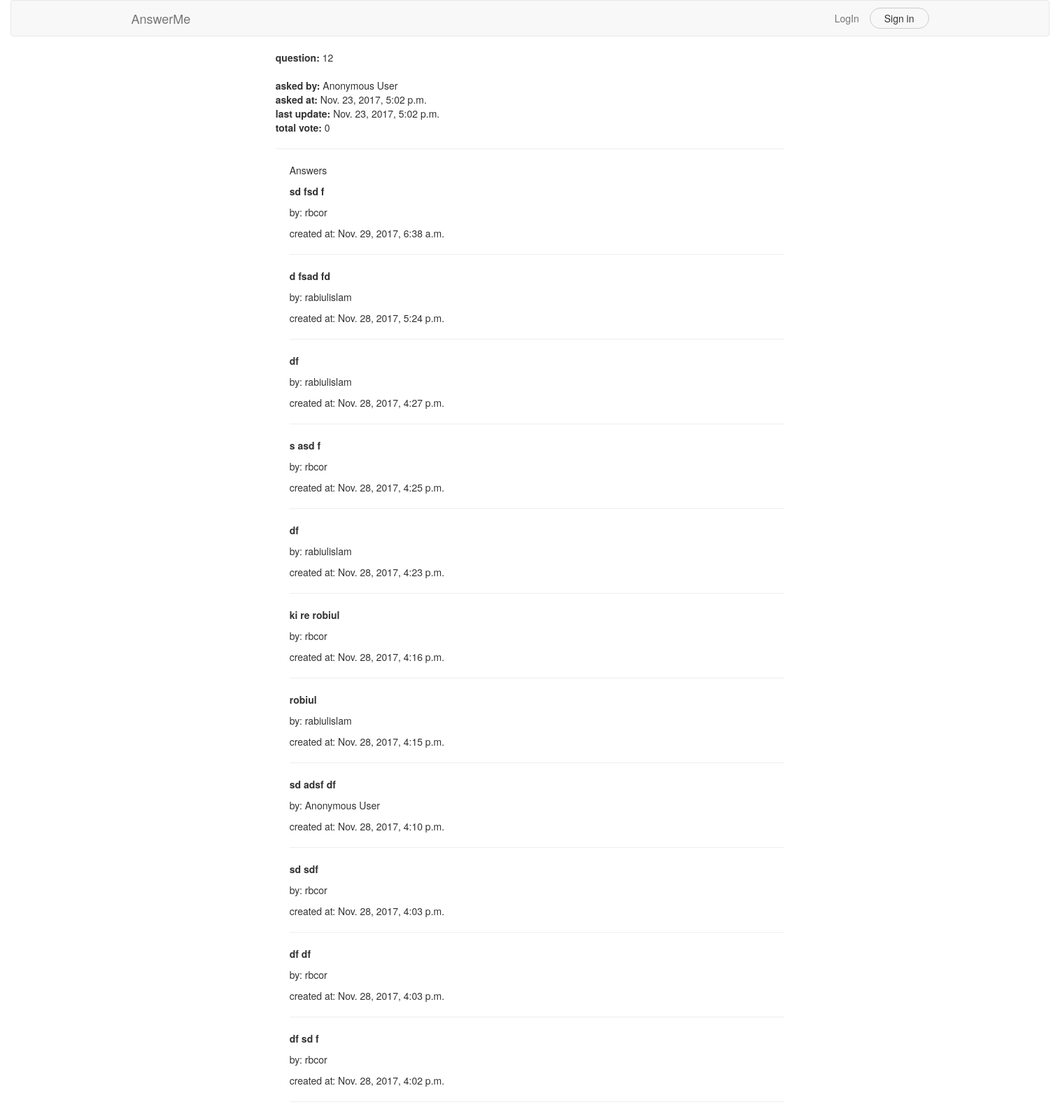
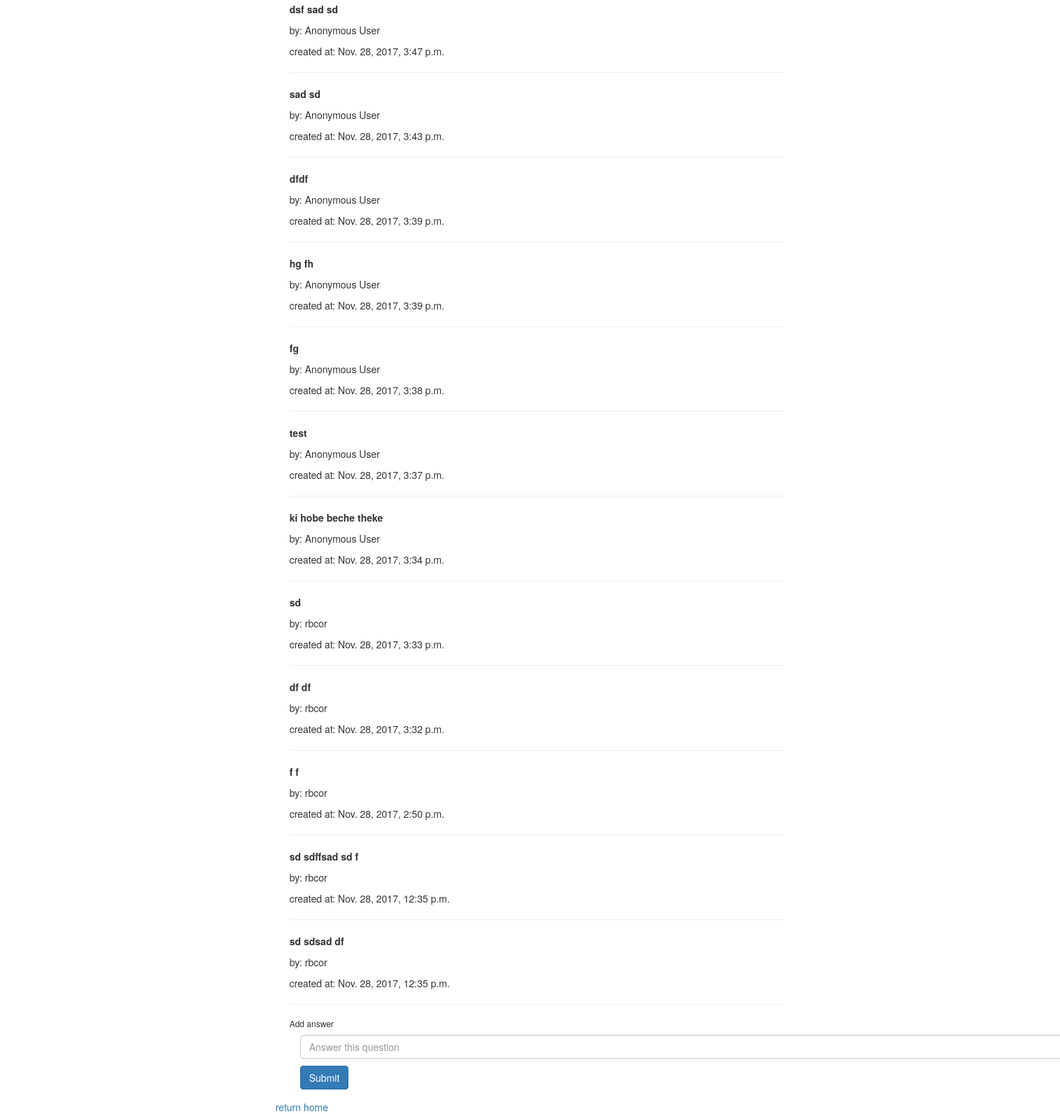
/qs/detail/7/, run on the app's committed database (2 pictures, top to bottom).
### question/models.py (models this page shows, shortened)
class Question(models.Model):
    user       = models.ForeignKey(User, on_delete= models.SET_NULL, null=True, blank=True)
    text       = models.TextField()
    created    = models.DateTimeField(auto_now=True)
    updated    = models.DateTimeField(auto_now_add=True)
    upvote     = models.PositiveIntegerField(default=0)
    is_banned  = models.BooleanField(default=False)
    subscribers= models.ManyToManyField(User, related_name='subscribed')
    tags       = models.ManyToManyField(Tag, related_name='questions')
    class Meta:
        ordering = ['-created', 'upvote']

### answer/models.py (models this page shows, shortened)
class Answer(models.Model):
    user       = models.ForeignKey(User, on_delete= models.SET_NULL, null=True, blank=True)
    question   = models.ForeignKey(Question, on_delete=models.CASCADE, related_name='answers')
    text       = models.TextField()
    created    = models.DateTimeField(auto_now=True)
    updated    = models.DateTimeField(auto_now_add=True)
    upvote     = models.PositiveIntegerField(default=0)
    accepted  = models.BooleanField(default=False)
    class Meta:
        ordering = ['-accepted','upvote', '-created']

### question/views.py (the view)
# urls.py: url(r'^detail/(?P<pk>\d+)/$', views.question_detail, name='detail'),
def question_detail(request, pk):
    question = get_object_or_404(Question, pk=pk)
    context = {'question':question}
    if request.method == 'POST':
        answer_form = AnswerForm(request.POST)
        if answer_form.is_valid():
            answer_text = answer_form.cleaned_data.get('text')
            new_answer = Answer()
            new_answer.text = answer_text
            if request.user.is_authenticated():
                new_answer.user = request.user
            new_answer.question = question
            new_answer.save()
            context['answer_saved']=True
            answer_form = AnswerForm()
        context['answer_form'] = answer_form
        return redirect(request.META['HTTP_REFERER']) # redirect to same url (where form was submitted )
    else:
        answer_form = AnswerForm()
        context['answer_form']=answer_form
    return render(request, 'question/detail.html', context)

### answer/forms.py
class AnswerForm(forms.Form):
    text = forms.CharField(label='', widget=forms.TextInput(attrs={'placeholder': 'Answer this question', 'class': 'form-control'}))
    class Meta:
        fields = ['text']

### question/templates/question/detail.html (shortened to what this page needs)
{% extends 'base.html' %}
{% load subscription %}
{% block content %}
    <div class="row">
        <div class="col-md-6 col-md-offset-3">
            <strong>question: </strong>{{ question.text }}<br/><br/>
            <strong>asked by: </strong>{% if question.user %}
            {{ question.user }}
        {% else %}
            Anonymous User
        {% endif %}<br/>
            <strong>asked at: </strong>{{ question.created }}<br/>
            <strong>last update: </strong>{{ question.updated }}<br/>
            <strong>total vote: </strong>{{ question.upvote }}<br/>
            <hr/>
            <div style="margin-left:20px;margin-top:20px">
                {% if question.answers.all %}
                    <p>Answers</p>
                    {% for answer in question.answers.all %}
                        <p><strong>{{ answer.text }}</strong></p>
                        <p>by: {% if answer.user %}
                            {{ answer.user }}
                        {% else %}
                            Anonymous User
                        {% endif %}</p>
                        <p>created at: {{ answer.created }}</p>
                        <hr/>
                    {% endfor %}
                {% endif %}
                <h6>Add answer</h6>
                <div class="container">
                    <form action="" method="POST" class="mt-3">
                        <div class="form-group">
                            {{ answer_form.as_p }}
                            <input type="submit" value="Submit" class="btn btn-primary">
                        </div>
                    </form>
                </div>
            </div>
            <a href="{% url 'question:index' %}">return home</a>
        </div>
    </div>
{% endblock %}

### data on the page
Question: text "12", created "Nov. 23, 2017, 5:02 p.m.", updated "Nov. 23, 2017, 5:02 p.m.", upvote "0"
Answer: text "sd fsd f", user "rbcor", created "Nov. 29, 2017, 6:38 a.m."
Answer: text "d fsad fd", user "rabiulislam", created "Nov. 28, 2017, 5:24 p.m."
Answer: text "df", user "rabiulislam", created "Nov. 28, 2017, 4:27 p.m."
Answer: text "s asd f", user "rbcor", created "Nov. 28, 2017, 4:25 p.m."
Answer: text "df", user "rabiulislam", created "Nov. 28, 2017, 4:23 p.m."
Answer: text "ki re robiul", user "rbcor", created "Nov. 28, 2017, 4:16 p.m."
Answer: text "robiul", user "rabiulislam", created "Nov. 28, 2017, 4:15 p.m."
Answer: text "sd adsf df", shows "Anonymous User", created "Nov. 28, 2017, 4:10 p.m."
Answer: text "sd sdf", user "rbcor", created "Nov. 28, 2017, 4:03 p.m."
Answer: text "df df", user "rbcor", created "Nov. 28, 2017, 4:03 p.m."
Answer: text "df sd f", user "rbcor", created "Nov. 28, 2017, 4:02 p.m."
Answer: text "dsf sad sd", shows "Anonymous User", created "Nov. 28, 2017, 3:47 p.m."
Answer: text "sad sd", shows "Anonymous User", created "Nov. 28, 2017, 3:43 p.m."
Answer: text "dfdf", shows "Anonymous User", created "Nov. 28, 2017, 3:39 p.m."
Answer: text "hg fh", shows "Anonymous User", created "Nov. 28, 2017, 3:39 p.m."
Answer: text "fg", shows "Anonymous User", created "Nov. 28, 2017, 3:38 p.m."
Answer: text "test", shows "Anonymous User", created "Nov. 28, 2017, 3:37 p.m."
Answer: text "ki hobe beche theke", shows "Anonymous User", created "Nov. 28, 2017, 3:34 p.m."
Answer: text "sd", user "rbcor", created "Nov. 28, 2017, 3:33 p.m."
Answer: text "df df", user "rbcor", created "Nov. 28, 2017, 3:32 p.m."
Answer: text "f f", user "rbcor", created "Nov. 28, 2017, 2:50 p.m."
Answer: text "sd sdffsad sd f", user "rbcor", created "Nov. 28, 2017, 12:35 p.m."
Answer: text "sd sdsad df", user "rbcor", created "Nov. 28, 2017, 12:35 p.m."
